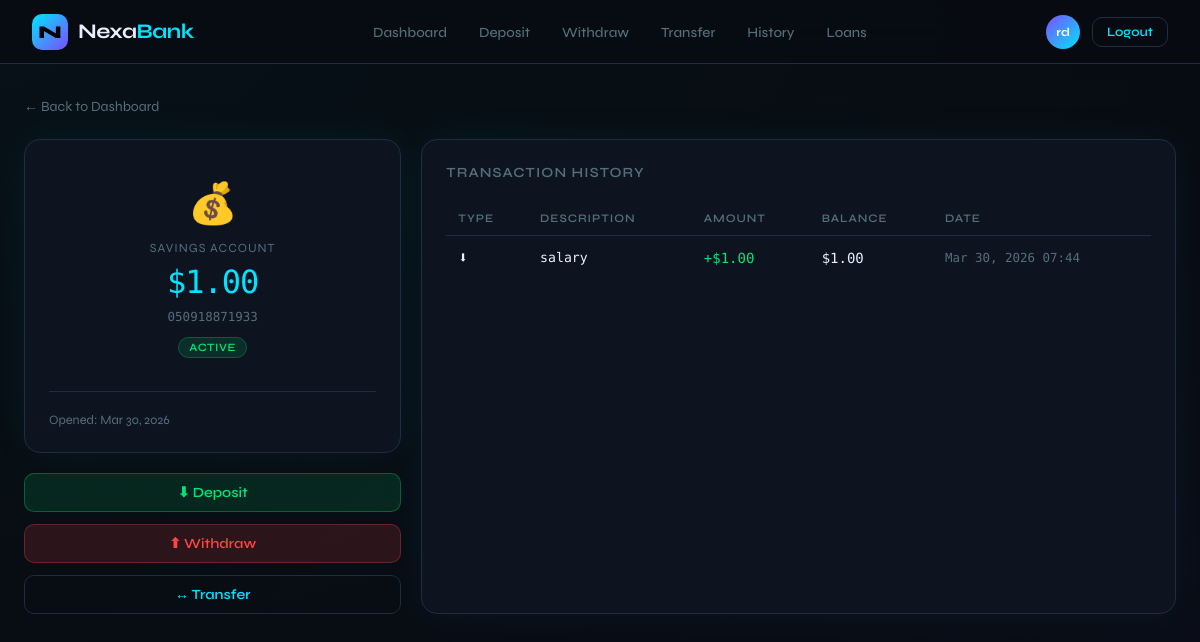
Screenshot of /accounts/1/ (signed in) with the database file from the repository.
### banking/models.py (models this page shows, shortened)
class Account(models.Model):
    ACCOUNT_TYPES = [
        ('SAVINGS', 'Savings Account'),
        ('CHECKING', 'Checking Account'),
        ('FIXED', 'Fixed Deposit'),
    ]
    STATUS_CHOICES = [
        ('ACTIVE', 'Active'),
        ('FROZEN', 'Frozen'),
        ('CLOSED', 'Closed'),
    ]
    user = models.ForeignKey(User, on_delete=models.CASCADE, related_name='accounts')
    account_number = models.CharField(max_length=20, unique=True, default=generate_account_number)
    account_type = models.CharField(max_length=20, choices=ACCOUNT_TYPES, default='SAVINGS')
    balance = models.DecimalField(max_digits=15, decimal_places=2, default=0.00)
    status = models.CharField(max_length=10, choices=STATUS_CHOICES, default='ACTIVE')
    created_at = models.DateTimeField(auto_now_add=True)
    updated_at = models.DateTimeField(auto_now=True)
    class Meta:
        ordering = ['-created_at']

class Transaction(models.Model):
    TRANSACTION_TYPES = [
        ('DEPOSIT', 'Deposit'),
        ('WITHDRAWAL', 'Withdrawal'),
        ('TRANSFER_IN', 'Transfer In'),
        ('TRANSFER_OUT', 'Transfer Out'),
    ]
    STATUS_CHOICES = [
        ('PENDING', 'Pending'),
        ('COMPLETED', 'Completed'),
        ('FAILED', 'Failed'),
        ('REVERSED', 'Reversed'),
    ]
    transaction_id = models.UUIDField(default=uuid.uuid4, editable=False, unique=True)
    account = models.ForeignKey(Account, on_delete=models.CASCADE, related_name='transactions')
    transaction_type = models.CharField(max_length=20, choices=TRANSACTION_TYPES)
    amount = models.DecimalField(max_digits=15, decimal_places=2)
    balance_after = models.DecimalField(max_digits=15, decimal_places=2)
    description = models.CharField(max_length=255, blank=True)
    related_account = models.ForeignKey(
        Account, on_delete=models.SET_NULL, null=True, blank=True,
        related_name='related_transactions'
    )
    status = models.CharField(max_length=10, choices=STATUS_CHOICES, default='COMPLETED')
    timestamp = models.DateTimeField(default=timezone.now)
    class Meta:
        ordering = ['-timestamp']

### banking/views.py (the view)
# urls.py: path('accounts/<int:account_id>/', views.account_detail, name='account_detail'),
@login_required
def account_detail(request, account_id):
    account = get_object_or_404(Account, id=account_id, user=request.user)
    transactions = account.transactions.all()[:20]
    return render(request, 'banking/account_detail.html', {
        'account': account,
        'transactions': transactions
    })

### templates/banking/account_detail.html (shortened to what this page needs)
{% extends 'banking/base.html' %}
{% block content %}
<a href="{% url 'dashboard' %}" style="color:var(--muted);text-decoration:none;font-size:0.875rem;display:inline-flex;align-items:center;gap:6px;margin-bottom:1.5rem;">← Back to Dashboard</a>
<div style="display:grid;grid-template-columns:1fr 2fr;gap:1.25rem;" class="fade-up">
    <div>
        <div class="card" style="margin-bottom:1.25rem;">
            <div style="text-align:center;padding:1rem 0;">
                <div style="font-size:2.5rem;margin-bottom:0.75rem;">
                    {% if account.account_type == 'SAVINGS' %}💰{% elif account.account_type == 'CHECKING' %}💳{% else %}📈{% endif %}
                </div>
                <div style="font-size:0.78rem;text-transform:uppercase;letter-spacing:0.08em;color:var(--muted);margin-bottom:0.5rem;">{{ account.get_account_type_display }}</div>
                <div style="font-family:'DM Mono',monospace;font-size:2rem;font-weight:500;letter-spacing:-1px;color:var(--accent);">
                    ${{ account.balance|floatformat:2 }}
                </div>
                <div style="font-family:'DM Mono',monospace;font-size:0.78rem;color:var(--muted);margin-top:0.5rem;">{{ account.account_number }}</div>
                <div style="margin-top:0.75rem;">
                    <span class="badge {% if account.status == 'ACTIVE' %}badge-success{% else %}badge-danger{% endif %}">{{ account.status }}</span>
                </div>
            </div>
            <div class="divider"></div>
            <div style="font-size:0.8rem;color:var(--muted);">Opened: {{ account.created_at|date:"M d, Y" }}</div>
        </div>
        <div style="display:grid;gap:0.75rem;">
            <a href="{% url 'deposit' %}" class="btn btn-success" style="justify-content:center;">⬇ Deposit</a>
            <a href="{% url 'withdraw' %}" class="btn btn-danger" style="justify-content:center;">⬆ Withdraw</a>
            <a href="{% url 'transfer' %}" class="btn btn-outline" style="justify-content:center;">↔ Transfer</a>
        </div>
    </div>
    <div class="card">
        <div class="card-header"><span class="card-title">Transaction History</span></div>
        <div class="table-wrap">
            <table>
                <thead>
                    <tr>
                        <th>Type</th>
                        <th>Description</th>
                        <th>Amount</th>
                        <th>Balance</th>
                        <th>Date</th>
                    </tr>
                </thead>
                <tbody>
                    {% for tx in transactions %}
                    <tr>
                        <td>
                            <span style="font-size:1rem;">{% if tx.transaction_type == 'DEPOSIT' %}⬇{% elif tx.transaction_type == 'WITHDRAWAL' %}⬆{% elif tx.transaction_type == 'TRANSFER_IN' %}↙{% else %}↗{% endif %}</span>
                        </td>
                        <td style="font-size:0.825rem;">{{ tx.description|default:tx.get_transaction_type_display }}</td>
                        <td class="{% if tx.transaction_type == 'DEPOSIT' or tx.transaction_type == 'TRANSFER_IN' %}amount-pos{% else %}amount-neg{% endif %}">
                            {% if tx.transaction_type == 'DEPOSIT' or tx.transaction_type == 'TRANSFER_IN' %}+{% else %}-{% endif %}${{ tx.amount|floatformat:2 }}
                        </td>
                        <td>${{ tx.balance_after|floatformat:2 }}</td>
                        <td style="color:var(--muted);font-size:0.78rem;">{{ tx.timestamp|date:"M d, Y H:i" }}</td>
                    </tr>
                    {% empty %}
                    <tr><td colspan="5" style="text-align:center;padding:2rem;color:var(--muted);">No transactions yet</td></tr>
                    {% endfor %}
                </tbody>
            </table>
        </div>
    </div>
</div>
{% endblock %}

### templates/banking/base.html (shortened to what this page needs)
<!DOCTYPE html>
<html lang="en">
<head>
</head>
<body>
    <nav>
        <a class="nav-brand" href="{% url 'home' %}">
            <div class="nav-logo">N</div>
            <span class="nav-name">Nexa<span>Bank</span></span>
        </a>
        {% if user.is_authenticated %}
        <ul class="nav-links">
            <li><a href="{% url 'dashboard' %}">Dashboard</a></li>
            <li><a href="{% url 'deposit' %}">Deposit</a></li>
            <li><a href="{% url 'withdraw' %}">Withdraw</a></li>
            <li><a href="{% url 'transfer' %}">Transfer</a></li>
            <li><a href="{% url 'transactions' %}">History</a></li>
            <li><a href="{% url 'loans' %}">Loans</a></li>
        </ul>
        <div class="nav-user">
            <div class="nav-avatar">{{ user.first_name.0 }}{{ user.last_name.0 }}</div>
            <a href="{% url 'logout' %}" class="btn btn-outline" style="padding: 6px 14px; font-size:0.8rem;">Logout</a>
        </div>
        {% else %}
        <div class="nav-user">
            <a href="{% url 'login' %}" class="btn btn-outline" style="padding:6px 14px; font-size:0.8rem;">Login</a>
            <a href="{% url 'register' %}" class="btn btn-primary" style="padding:6px 14px; font-size:0.8rem;">Register</a>
        </div>
        {% endif %}
    </nav>
    <div class="main-wrap">
        {% block content %}{% endblock %}
    </div>
</body>
</html>

### templates/banking/base.html (style rules this page uses)
:root { --bg: #080c12; --surface: #0d1420; --surface2: #111927; --border: #1e2d42; --accent: #00e5ff; --accent2: #7c4dff; --gold: #ffd54f; --danger: #ff4444; --success: #00e676; --text: #e8f0fe; --muted: #546e7a; --card-glow: 0 0 40px rgba(0,229,255,0.06); }
* { margin: 0; padding: 0; box-sizing: border-box; }
body { background: var(--bg); color: var(--text); font-family: 'Syne', sans-serif; min-height: 100vh; overflow-x: hidden; }
body::before { content: ''; position: fixed; top: -50%; left: -50%; width: 200%; height: 200%; background: radial-gradient(ellipse at 20% 20%, rgba(0,229,255,0.03) 0%, transparent 50%), radial-gradient(ellipse at 80% 80%, rgba(124,77,255,0.03) 0%, transparent 50%); pointer-events: none; z-index: 0; }
nav { position: sticky; top: 0; z-index: 100; background: rgba(8,12,18,0.95); backdrop-filter: blur(20px); border-bottom: 1px solid var(--border); padding: 0 2rem; height: 64px; display: flex; align-items: center; justify-content: space-between; }
.nav-brand { display: flex; align-items: center; gap: 10px; text-decoration: none; }
.nav-logo { width: 36px; height: 36px; background: linear-gradient(135deg, var(--accent), var(--accent2)); border-radius: 10px; display: flex; align-items: center; justify-content: center; font-size: 18px; font-weight: 800; color: #000; }
.nav-name { font-size: 1.3rem; font-weight: 700; letter-spacing: -0.5px; color: var(--text); }
.nav-name span { color: var(--accent); }
.nav-links { display: flex; align-items: center; gap: 0.25rem; list-style: none; }
.nav-links a { color: var(--muted); text-decoration: none; padding: 6px 14px; border-radius: 8px; font-size: 0.875rem; font-weight: 500; transition: all 0.2s; }
.nav-user { display: flex; align-items: center; gap: 12px; }
.nav-avatar { width: 34px; height: 34px; border-radius: 50%; background: linear-gradient(135deg, var(--accent2), var(--accent)); display: flex; align-items: center; justify-content: center; font-size: 0.75rem; font-weight: 700; color: white; }
.main-wrap { position: relative; z-index: 1; max-width: 1200px; margin: 0 auto; padding: 2rem 1.5rem; }
.card { background: var(--surface); border: 1px solid var(--border); border-radius: 16px; padding: 1.5rem; box-shadow: var(--card-glow); transition: border-color 0.2s, box-shadow 0.2s; }
.card-header { display: flex; align-items: center; justify-content: space-between; margin-bottom: 1.25rem; }
.card-title { font-size: 0.875rem; font-weight: 600; letter-spacing: 0.08em; text-transform: uppercase; color: var(--muted); }
.btn { display: inline-flex; align-items: center; gap: 8px; padding: 10px 20px; border-radius: 10px; font-family: 'Syne', sans-serif; font-size: 0.875rem; font-weight: 600; cursor: pointer; border: none; transition: all 0.2s; text-decoration: none; }
.btn-outline { background: transparent; color: var(--accent); border: 1px solid var(--border); }
.btn-danger { background: rgba(255,68,68,0.15); color: var(--danger); border: 1px solid rgba(255,68,68,0.3); }
.btn-success { background: rgba(0,230,118,0.12); color: var(--success); border: 1px solid rgba(0,230,118,0.3); }
.badge { padding: 3px 10px; border-radius: 20px; font-size: 0.7rem; font-weight: 600; letter-spacing: 0.05em; text-transform: uppercase; }
.badge-success { background: rgba(0,230,118,0.12); color: var(--success); border: 1px solid rgba(0,230,118,0.25); }
.table-wrap { overflow-x: auto; }
table { width: 100%; border-collapse: collapse; }
thead tr { border-bottom: 1px solid var(--border); }
th { text-align: left; padding: 10px 12px; font-size: 0.72rem; font-weight: 600; letter-spacing: 0.08em; text-transform: uppercase; color: var(--muted); }
td { padding: 12px 12px; border-bottom: 1px solid rgba(30,45,66,0.5); font-size: 0.875rem; font-family: 'DM Mono', monospace; }
tr:last-child td { border-bottom: none; }
.amount-pos { color: var(--success); }
.fade-up { animation: fadeUp 0.4s ease forwards; }
.divider { height: 1px; background: var(--border); margin: 1.25rem 0; }

### rows the page displays
Account: account_type "SAVINGS ACCOUNT", balance "1.00", account_number "050918871933", status "ACTIVE", created_at "Mar 30, 2026"
Transaction: description "salary", amount "1.00", balance_after "1.00", timestamp "Mar 30, 2026 07:44"

### other values shown
{{ user.first_name.0 }} "r"
{{ user.last_name.0 }} "d"
